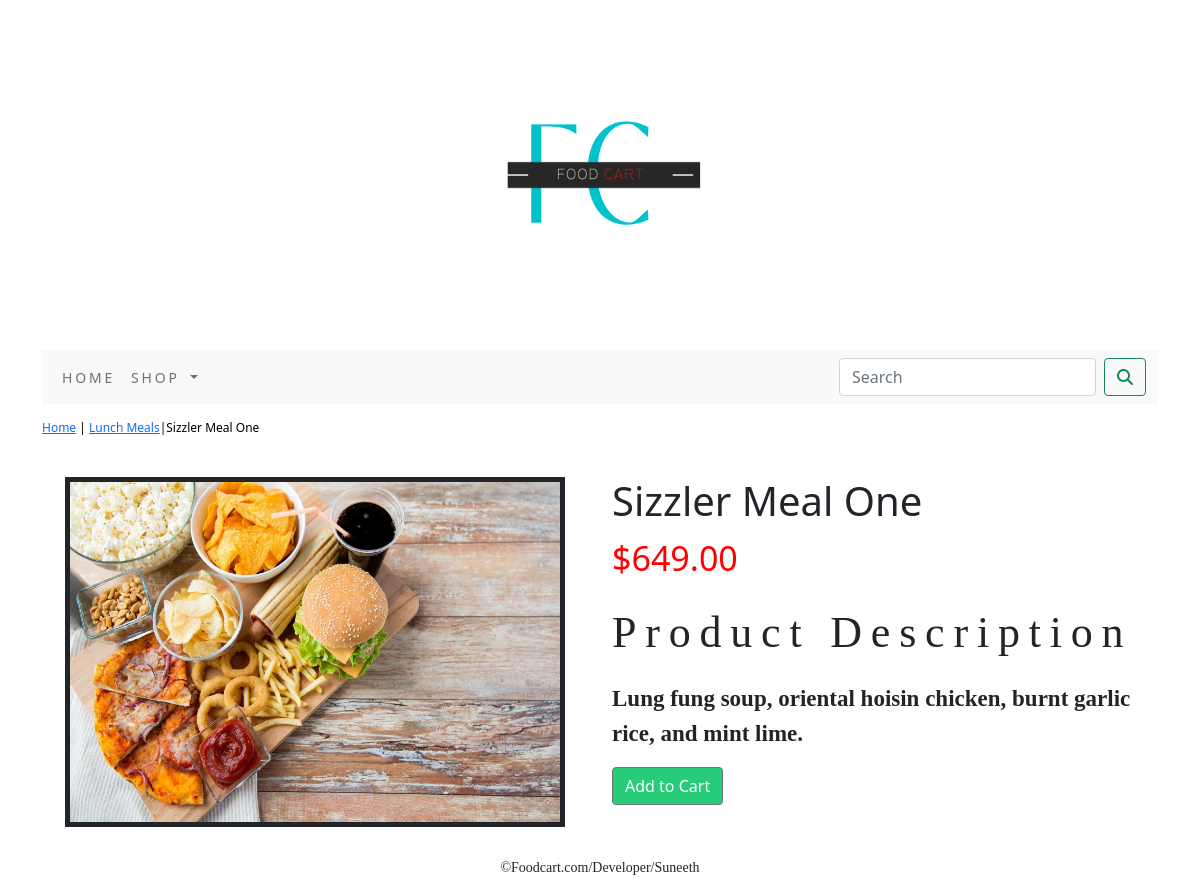
Screenshot of /lunch-meals/sizzler-meal-one/ with the database file from the repository.
### ecommerceapp/models.py (models this page shows, shortened)
class Product(models.Model):
    name=models.CharField(max_length=250,unique=True)
    slug=models.SlugField(max_length=250,unique=True)
    description=models.TextField(blank=True)
    price=models.DecimalField(max_digits=10,decimal_places=2)
    category=models.ForeignKey(Category,on_delete=models.CASCADE)
    image = models.ImageField(upload_to='product', blank=True)
    stock=models.IntegerField()
    available=models.BooleanField(default=True)
    created=models.DateTimeField(auto_now_add=True)
    updated=models.DateTimeField(auto_now=True)
    class Meta:
        ordering = ('name',)
        verbose_name = 'product'
        verbose_name_plural = 'products'

class Category(models.Model):
    name=models.CharField(max_length=250,unique=True)
    slug=models.SlugField(max_length=250,unique=True)
    description=models.TextField(blank=True)
    image=models.ImageField(upload_to='category',blank=True)
    class Meta:
        ordering=('name',)
        verbose_name='category'
        verbose_name_plural='categories'
    def get_url(self):
        return reverse("ecommerceapp:products_by_category", args=[self.slug])
    def __str__(self):
        return '{}'.format(self.name)

### ecommerceapp/views.py (the view)
# urls.py: path('<slug:c_slug>/<slug:product_slug>/',views.proDetail,name='ProdCatDetail')
def proDetail(request,c_slug,product_slug):
    try:
        product=Product.objects.get(category__slug=c_slug,slug=product_slug)
    except Exception as e:
        raise e
    return render(request,'product.html',{'product':product})

### cartapp/context_processors.py (called while the page is built)
def counter(request):
    item_count=0
    if 'admin' in request.path:
        return {}
    else:
        try:
            cart=Cart.objects.filter(cart_id=_cart_id(request))
            cart_items=CartItem.objects.all().filter(cart=cart[:1])
            for cart_item in cart_items:
                item_count+=cart_item.quantity
        except Cart.DoesNotExist:
            item_count=0
        return dict(item_count=item_count)

### cartapp/views.py (called while the page is built)
def _cart_id(request):
    cart=request.session.session_key
    if not cart:
        cart=request.session.create()
    return cart

### ecommerceapp/context_processors.py (called while the page is built)
def menu_links(request):
    links=Category.objects.all()
    return dict(links=links)

### templates/product.html (shortened to what this page needs)
{% extends 'base.html' %}
{% load static %}
{% block content %}
   <div class="row my_prod_row_class">
         <div class="mx_auto">
              <p><a href="{% url 'ecommerceapp:allProdCat' %}">Home</a> | <a href="{{product.category.get_url}}">{{product.category}}</a>|{{product.name}}</p>
         </div>
       <div class="container">
           <br>
           <div class="row">
               <div class="col-12 col-sm-12 col-md-12 col-lg-6 text-center">
                   <div style="min-width:18rem">
                       <img src="{{product.image.url}}"border="5px solid grey;" alt="{{product.name}}" width="500px" height="350px">
                   </div>
               </div>
                   <div class="col-12 col-sm-12 col-md-12 col-lg-6">
                       <div>
                       <h1 class="my_prod_title">{{product.name}}</h1>
                       <p style="color:red;font-size:34px;">${{product.price}}</p>
                       <p class="my_title">Product Description</p>
                       <p class="text-justify my_prod_text" style="font-family:Cursive;font-size:23px;">{{product.description}}</p>
                       {% if product.stock <= 0 %}
                       <p class="text-justify my_prod_text"><b>Out of stock</b></p>
                       {% else %}
                       <a class="btn btn-secondary" style="background-color:#27CC78;" href="{% url 'cartapp:add_cart' product.id %}">Add to Cart</a>
                       {% endif %}
                   </div>
               </div>
           </div>
           </div>
{% endblock %}

### static/css/custom.css (style rules this page uses)
body { font-family:Garamond (serif); }
.my_title { font-size:44px; letter-spacing:.2em; font-family:cursive; }
.my_prod_row_class { padding-top:15px; padding-bottom:20px; }
.my_prod_row_class .mx_auto { color:black; font-size:12px; text-decoration:none; }
.my_prod_text { padding-right:20px; font-family:Cursive; font-weight:bold; font-size:22px; }

### rows the page displays
Product: category "Lunch Meals", name "Sizzler Meal One", image (picture), price "649.00", description "Lung fung soup, oriental hoisin chicken, burnt garlic rice, and mint lime."
